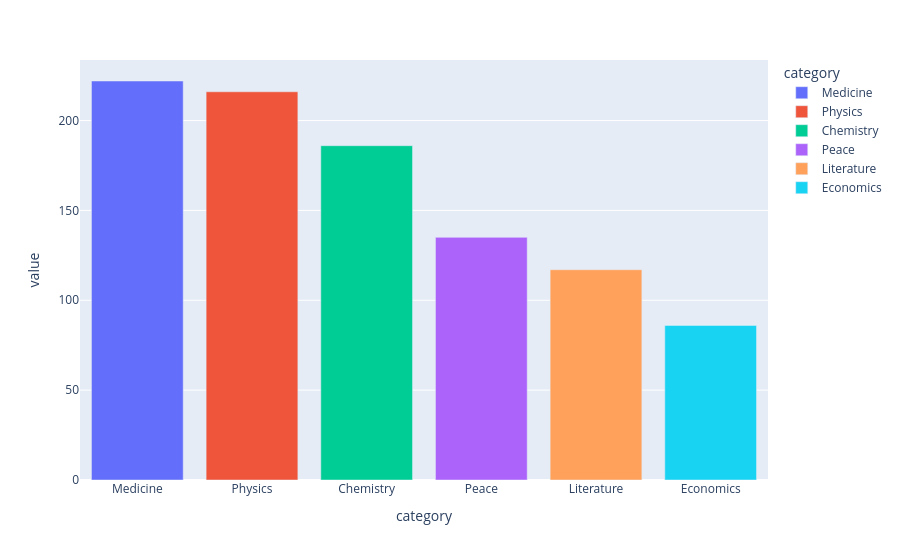

Write notebook code for a chart like this one.
### Markdown cell above
# Number of Prizes per Category

**Challenge**:

-   In how many categories are prizes awarded?
-   Create a plotly bar chart with the number of prizes awarded by category.
-   Use the color scale called `Aggrnyl` to colour the chart, but don't show a color axis.
-   Which category has the most number of prizes awarded?
-   Which category has the fewest number of prizes awarded?

### Code cell
category = df_data.category.value_counts()

px.bar(category,color_continuous_scale="Aggrnyl",color=category.index)

### Figure 1 — Plotly figure (JSON) as saved in the notebook; plotly's stock layout.template omitted (floating-point values rounded to 4 significant figures)
{"data": [{"alignmentgroup": "True", "hovertemplate": "category=%{x}<br>value=%{y}<extra></extra>", "legendgroup": "Medicine", "marker": {"color": "#636efa", "pattern": {"shape": ""}}, "name": "Medicine", "offsetgroup": "Medicine", "orientation": "v", "showlegend": true, "textposition": "auto", "type": "bar", "x": ["Medicine"], "xaxis": "x", "y": [222], "yaxis": "y"}, {"alignmentgroup": "True", "hovertemplate": "category=%{x}<br>value=%{y}<extra></extra>", "legendgroup": "Physics", "marker": {"color": "#EF553B", "pattern": {"shape": ""}}, "name": "Physics", "offsetgroup": "Physics", "orientation": "v", "showlegend": true, "textposition": "auto", "type": "bar", "x": ["Physics"], "xaxis": "x", "y": [216], "yaxis": "y"}, {"alignmentgroup": "True", "hovertemplate": "category=%{x}<br>value=%{y}<extra></extra>", "legendgroup": "Chemistry", "marker": {"color": "#00cc96", "pattern": {"shape": ""}}, "name": "Chemistry", "offsetgroup": "Chemistry", "orientation": "v", "showlegend": true, "textposition": "auto", "type": "bar", "x": ["Chemistry"], "xaxis": "x", "y": [186], "yaxis": "y"}, {"alignmentgroup": "True", "hovertemplate": "category=%{x}<br>value=%{y}<extra></extra>", "legendgroup": "Peace", "marker": {"color": "#ab63fa", "pattern": {"shape": ""}}, "name": "Peace", "offsetgroup": "Peace", "orientation": "v", "showlegend": true, "textposition": "auto", "type": "bar", "x": ["Peace"], "xaxis": "x", "y": [135], "yaxis": "y"}, {"alignmentgroup": "True", "hovertemplate": "category=%{x}<br>value=%{y}<extra></extra>", "legendgroup": "Literature", "marker": {"color": "#FFA15A", "pattern": {"shape": ""}}, "name": "Literature", "offsetgroup": "Literature", "orientation": "v", "showlegend": true, "textposition": "auto", "type": "bar", "x": ["Literature"], "xaxis": "x", "y": [117], "yaxis": "y"}, {"alignmentgroup": "True", "hovertemplate": "category=%{x}<br>value=%{y}<extra></extra>", "legendgroup": "Economics", "marker": {"color": "#19d3f3", "pattern": {"shape": ""}}, "name": "Economics", "offsetgroup": "Economics", "orientation": "v", "showlegend": true, "textposition": "auto", "type": "bar", "x": ["Economics"], "xaxis": "x", "y": [86], "yaxis": "y"}], "layout": {"barmode": "relative", "legend": {"title": {"text": "category"}, "tracegroupgap": 0}, "margin": {"t": 60}, "xaxis": {"anchor": "y", "categoryarray": ["Medicine", "Physics", "Chemistry", "Peace", "Literature", "Economics"], "categoryorder": "array", "domain": [0, 1], "title": {"text": "category"}}, "yaxis": {"anchor": "x", "domain": [0, 1], "title": {"text": "value"}}}}
